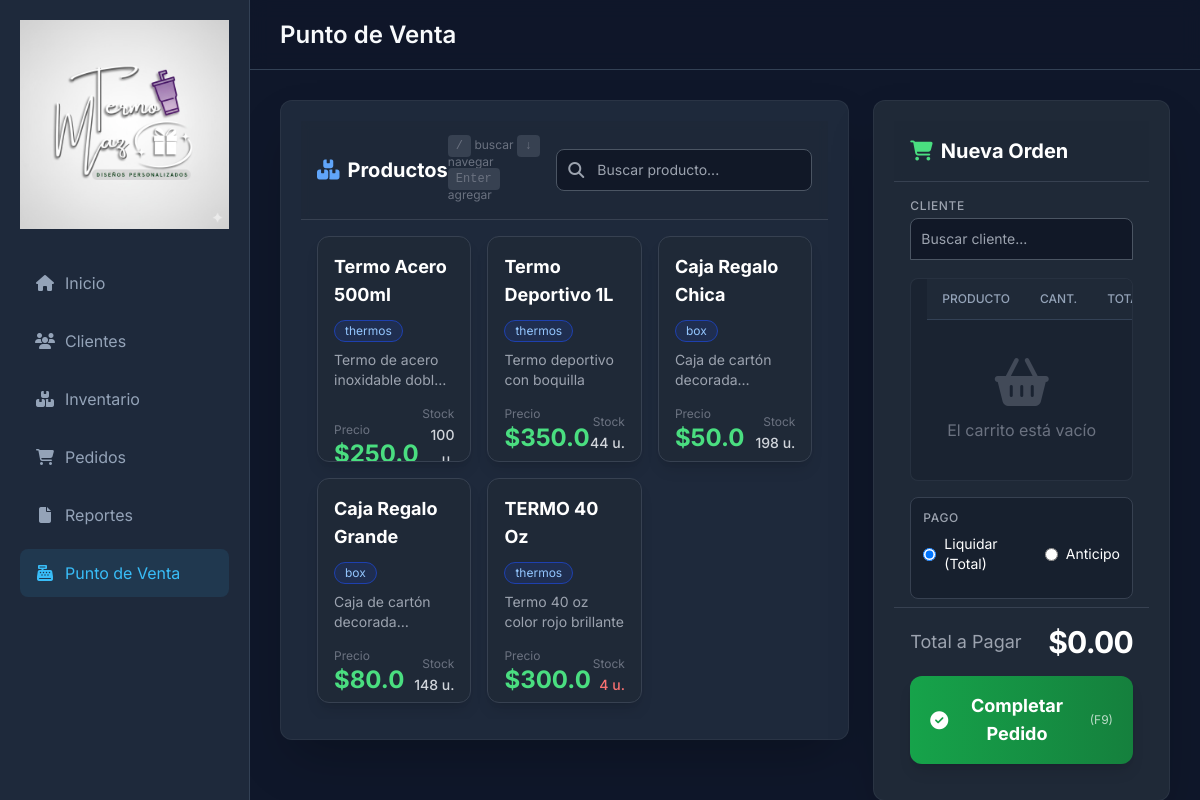
/pos, run on an earlier commit of the app's database.
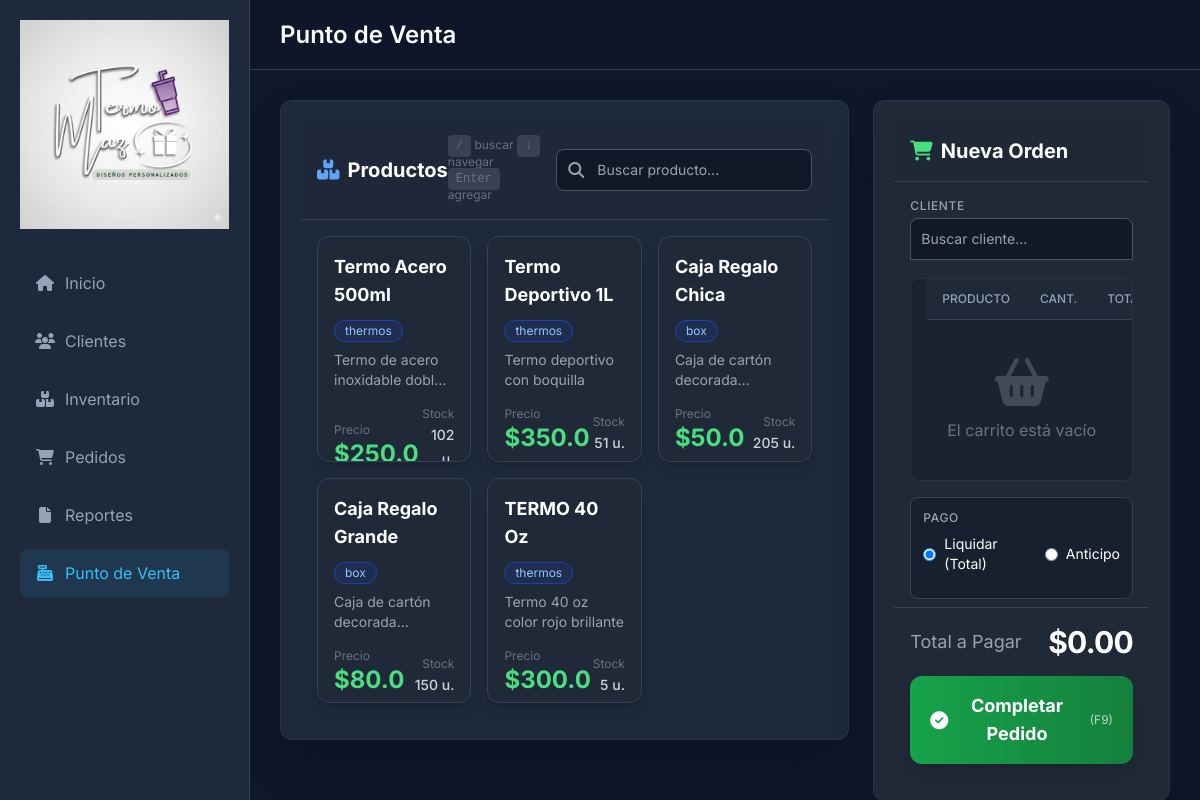
And on a later commit of the database.
### models.py (models this page shows)
class Product(db.Model):
    id = db.Column(db.Integer, primary_key=True)
    name = db.Column(db.String(100), nullable=False)
    description = db.Column(db.Text)
    price = db.Column(db.Float, nullable=False)
    stock = db.Column(db.Integer, default=0)
    category = db.Column(db.String(50)) # 'thermos', 'box', 'other'
    created_at = db.Column(db.DateTime, default=datetime.utcnow)

### app.py (the view)
@app.route('/pos')
def pos():
    products = Product.query.all()
    clients = Client.query.all()
    return render_template('pos.html', products=products, clients=clients)

### templates/pos.html (shortened to what the changed rows need)
{% extends 'base.html' %}
{% block title %}Punto de Venta{% endblock %}
{% block content %}
<div class="flex h-full gap-6" style="height: calc(100vh - 140px);">
    <div class="w-2/3 flex flex-col">
        <div class="card flex-1 overflow-hidden flex flex-col shadow-2xl border border-gray-700/50">
            <div
                class="card-header bg-gray-800/50 backdrop-blur-sm border-b border-gray-700 p-4 flex justify-between items-center sticky top-0 z-10">
                <h2 class="text-xl font-bold text-white flex items-center gap-2">
                    <i class="fas fa-boxes text-blue-400"></i> Productos
                </h2>
            </div>
            <div id="products-grid"
                class="overflow-y-auto p-4 grid grid-cols-1 md:grid-cols-2 lg:grid-cols-3 gap-4 custom-scrollbar">
                {% for product in products %}
                <div class="product-card group bg-gray-800 border border-gray-700 rounded-xl p-4 hover:bg-gray-750 hover:border-blue-500/50 transition-all duration-300 shadow-lg hover:shadow-xl flex flex-col justify-between relative overflow-hidden focus:ring-2 focus:ring-blue-500 focus:outline-none"
                    tabindex="0" data-id="{{ product.id }}" data-name="{{ product.name }}"
                    data-price="{{ product.price }}" data-stock="{{ product.stock }}">
                    <div>
                        <div class="flex justify-between items-start mb-2">
                            <h3 class="font-bold text-lg text-white group-hover:text-blue-400 transition-colors">{{
                                product.name }}</h3>
                        </div>
                        <span
                            class="inline-block bg-blue-900/30 text-blue-300 text-xs px-2.5 py-0.5 rounded-full border border-blue-800 mb-2">
                            {{ product.category }}
                        </span>
                        <p class="text-gray-400 text-sm mb-4 line-clamp-2 min-h-[2.5rem]">{{ product.description }}</p>
                    </div>
                    <div class="mt-auto">
                        <div class="flex justify-between items-end mb-3">
                            <div>
                                <span class="text-xs text-gray-500 block">Precio</span>
                                <span class="text-2xl font-bold text-green-400">${{ product.price }}</span>
                            </div>
                            <div class="text-right">
                                <span class="text-xs text-gray-500 block">Stock</span>
                                <span
                                    class="text-sm font-medium {{ 'text-red-400' if product.stock < 5 else 'text-gray-300' }}">
                                    {{ product.stock }} u.
                                </span>
                            </div>
                        </div>
                    </div>
                </div>
                {% endfor %}
            </div>
        </div>
    </div>
    <div class="w-1/3 flex flex-col">
        <div class="card flex-1 flex flex-col shadow-2xl border border-gray-700/50 bg-gray-800">
            <div class="card-header border-b border-gray-700 p-4 bg-gray-800/50 backdrop-blur-sm">
                <h2 class="text-xl font-bold text-white flex items-center gap-2">
                    <i class="fas fa-shopping-cart text-green-400"></i> Nueva Orden
                </h2>
            </div>
            <div
                class="flex-1 overflow-y-auto px-4 custom-scrollbar bg-gray-900/30 mx-4 rounded-lg border border-gray-700/50 mb-4">
                <table class="w-full">
                    <thead
                        class="text-gray-400 text-xs uppercase border-b border-gray-700 sticky top-0 bg-gray-800 z-10">
                        <tr>
                            <th class="text-left py-3 font-medium">Producto</th>
                            <th class="text-center py-3 font-medium">Cant.</th>
                            <th class="text-right py-3 font-medium">Total</th>
                        </tr>
                    </thead>
                </table>
            </div>
        </div>
    </div>
</div>
{% endblock %}

What changed in the data, as far as the page shows it:
changed Product "Termo Acero 500ml": stock "100" → "102"
changed Product "Termo Deportivo 1L": stock "44" → "51"
changed Product "Caja Regalo Chica": stock "198" → "205"
changed Product "Caja Regalo Grande": stock "148" → "150"
changed Product "TERMO 40 Oz": stock "4" → "5"
